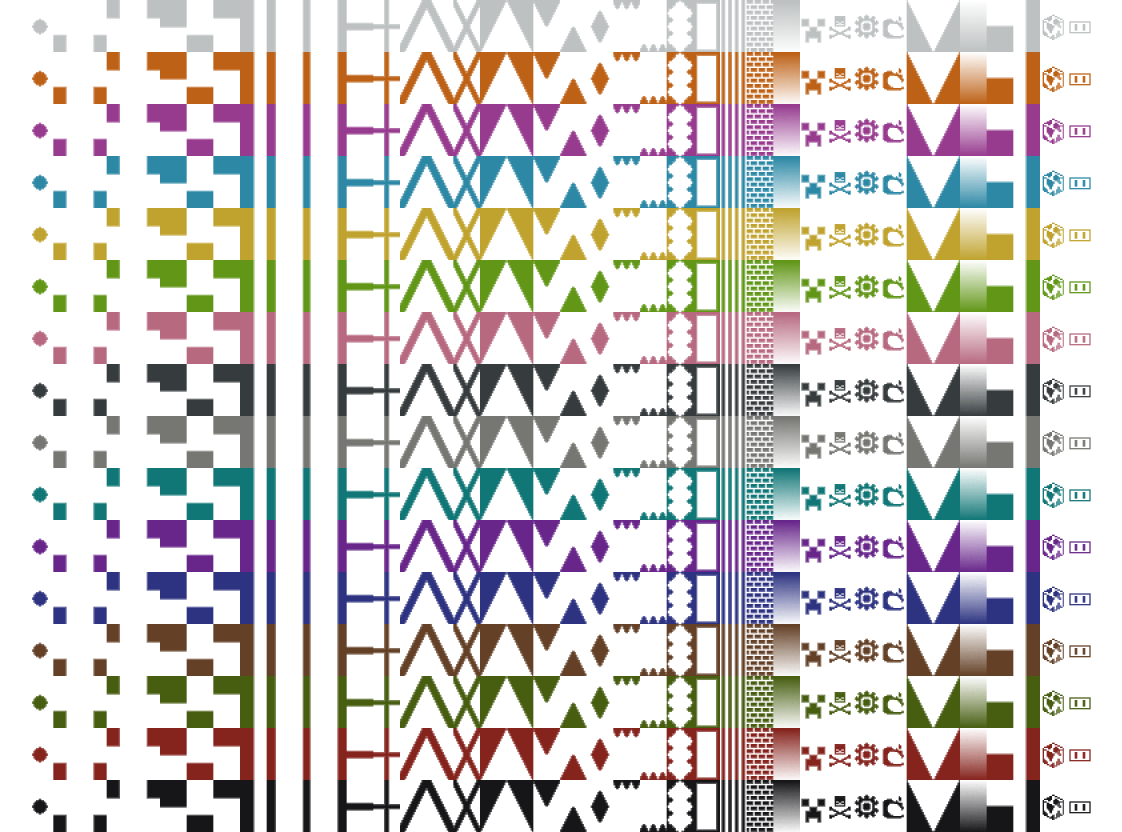
#> input picture assets/mc_tools_bannersx4.png, 3364 x 2496 px (shown at 1/3 size)
$ python -i banner_atlas.py   (imports and definitions only)
#> lines starting #> are read from the running program, lines starting #| are printed output that depends on the picture
from PIL import Image
from constants import *
import os


def reduce_image_by_4(image):
    # Remove border
    image = image.crop((0, 0, image.size[0] - 84, image.size[1]))
    width, height = image.size

    # Make sure dimensions are divisible by 4
    if width % 4 != 0 or height % 4 != 0:
        raise AssertionError(f"Dimensions of the image must be divisible by 4")

    if width // 4 != len(BANNER_DATA) * BANNER_WIDTH:
        raise AssertionError(f"Unexpected banner width, expected: {width // 4}, got { len(BANNER_DATA) * BANNER_WIDTH }")
    if height // 4 != 16 * BANNER_HEIGHT:
        raise AssertionError(f"Unexpected banner height, expected {height // 4}, got {16 * BANNER_HEIGHT}")

    # Create a new image with reduced dimensions
    new_img = Image.new("RGBA", (width//4, height//4))

    # Iterate through the original image in 4x4 blocks
    for x in range(0, width, 4):
        for y in range(0, height, 4):
            color = image.getpixel((x, y))

            # Fail in case colors inside a block differ
            for dx in range(4):
                for dy in range(4):
                    if image.getpixel((x + dx, y + dy)) != color:
                        raise AssertionError(f"Unable to scale down image, colors inside group not equal (Location: {x + dx}, {y + dy})")

            # Write pixel to new image
            new_img.putpixel((x // 4, y // 4), color)

    return new_img

# [44 lines left out: functions fix_first_entry, fix_gradient_entry, fix_skull, create, not called in this run]

# [2 lines not run here, left out]

>>> from PIL import Image
>>> picture = Image.open('assets/mc_tools_bannersx4.png')
#> picture is the input picture: PIL image 3364x2496 RGBA; mean R, G, B, A 36.7, 32.3, 29.9, 77
>>> result = reduce_image_by_4(picture)
#> in reduce_image_by_4, `image = image.crop((0, 0, image.size[0] - 84, image.size[1]))`:
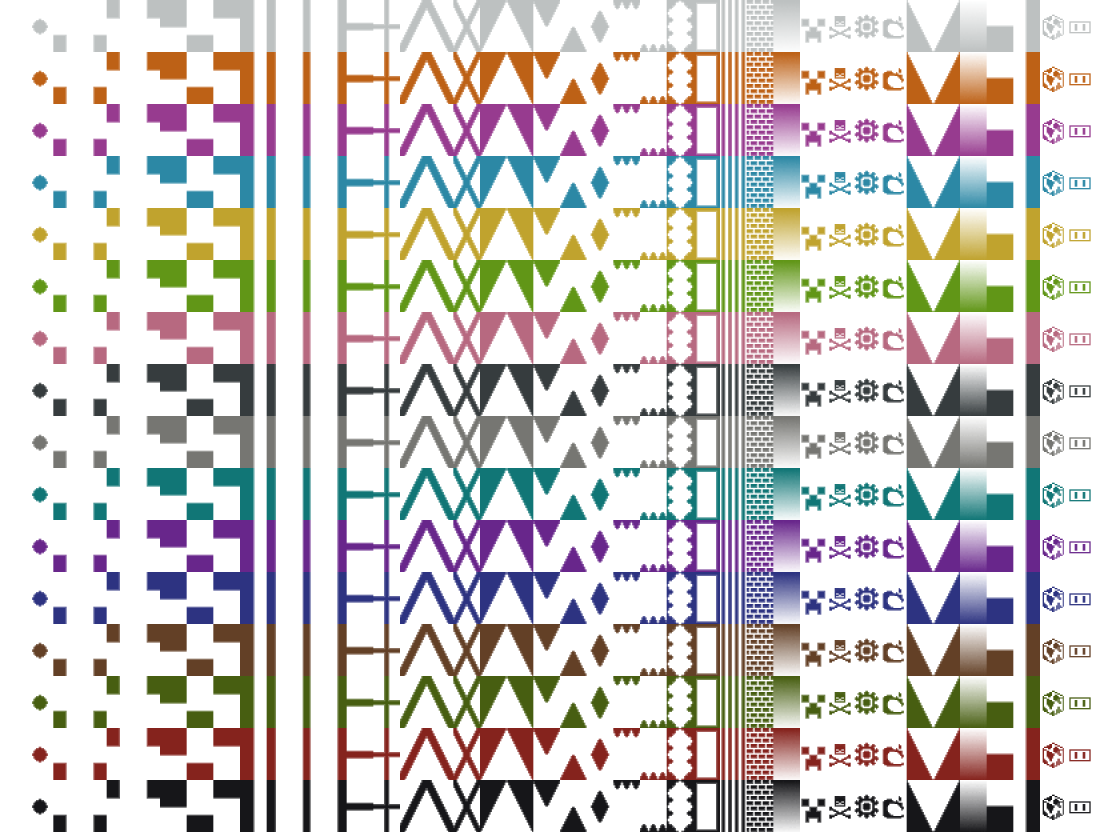
#> image: PIL image 3280x2496 RGBA (shown at 1/3 size); mean R, G, B, A 37.6, 33.1, 30.7, 79; transparent parts drawn white
#> (the run stopped early here; a loop or call above may not have finished)
